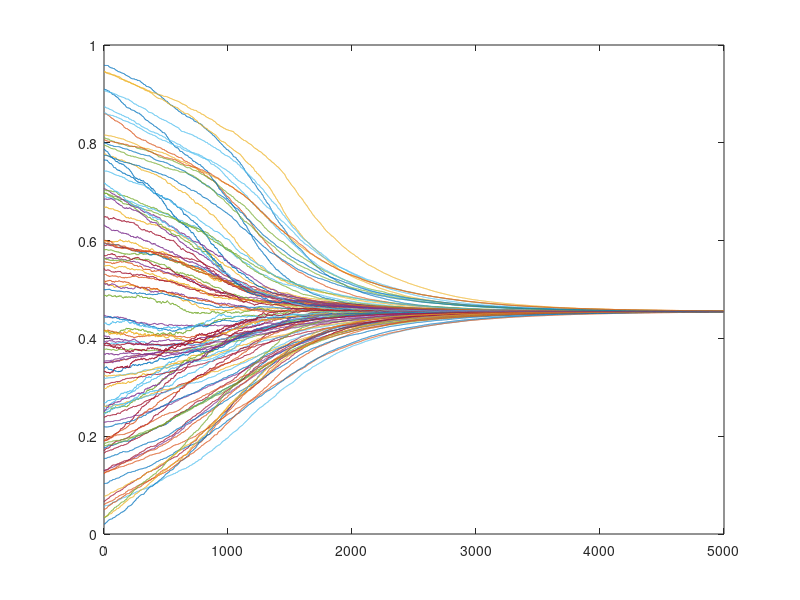

MATLAB code for this plot:
%% Unsere Erweiterung mit dem Charisma-Faktor
%  30.11.2013 13:45
%  Lukas
%% Initialization
% number of agents
N = 100;
% number of iterations
iter = 5000;
% convergence parameter
c = 0.002;
% u in [0, 1]
u = 0.35;

% initialize matrix with vectors of opinions
M = zeros(N, iter);
% opinions at the beginning
M(:, 1) = rand(N, 1);
% initialize charisma
gamma = rand(N, 1);

%% Calculation
for t=1:iter-1
   % shuffle the rows of the matrix
   newindex = randperm(size(M,1));
   M = M(newindex,:);
   gamma = gamma(newindex);
   % interactions
   % (we split the matrix in two halfs)
   half = N/2;
   for j=1:half
       if (abs(M(j, t) - M(j+half, t)) < u)
           delta = c*(M(j+half, t) - M(j,t));
           M(j, t+1) = M(j, t) + delta*((2*gamma(j+half))/(gamma(j)+gamma(j+half)));
           M(j+half, t+1) = M(j+half, t) - delta*((2*gamma(j))/(gamma(j)+gamma(j+half)));
       else
           M(j, t+1) = M(j, t);
           M(j+half, t+1) = M(j+half, t);
       end
   end
end

%% Plot
for i=1:N-1
    plot(M(i, :))
    hold on
end
plot(M(N, :));